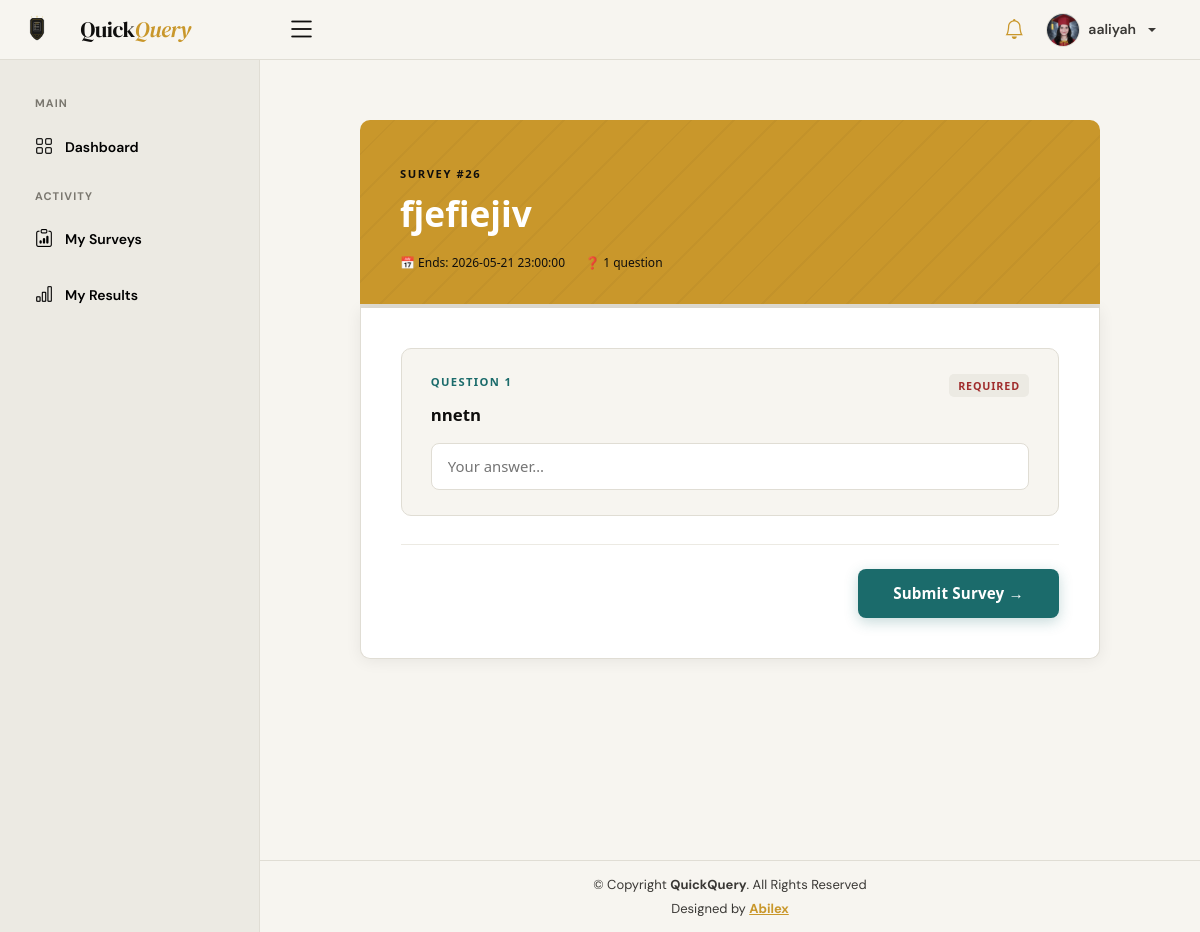
Screenshot of /app/controllers/responseController.php?id=26 (signed in) with the database file from the repository.
### tables this page shows
CREATE TABLE `surveys` (
  `id` int(11) NOT NULL,
  `user_id` int(11) NOT NULL,
  `title` varchar(255) NOT NULL,
  `description` text NOT NULL,
  `status` enum('pending','published','closed') NOT NULL,
  `created_at` timestamp NOT NULL DEFAULT current_timestamp(),
  `category_id` int(11) DEFAULT NULL,
  `start_date` datetime DEFAULT NULL,
  `end_date` datetime DEFAULT NULL
);

CREATE TABLE `questions` (
  `id` int(11) NOT NULL,
  `survey_id` int(11) NOT NULL,
  `question_text` text NOT NULL,
  `type` enum('text','textarea','radio','checkbox','scale') DEFAULT NULL,
  `question_type` varchar(50) NOT NULL DEFAULT 'text',
  `options` text DEFAULT NULL,
  `is_required` tinyint(1) NOT NULL DEFAULT 1
);

### app/controllers/responseController.php (the view, shortened to what this page needs)
<?php
include(__DIR__ . '/../../public/user/includes/header.php');
include(__DIR__ . '/../../public/user/includes/topbar.php');
include(__DIR__ . '/../../public/user/includes/sidebar.php');
include(__DIR__ . '/userNotificationController.php');
$survey_id = isset($_GET['id']) ? (int)$_GET['id'] : 0;
$user_id   = $_SESSION['authUser']['user_id'] ?? 0;
$stmt = $conn->prepare(
  "SELECT * FROM surveys WHERE id = ? AND status = 'published' LIMIT 1"
);
$stmt->bind_param('i', $survey_id);
$stmt->execute();
$survey = $stmt->get_result()->fetch_assoc();
$already_submitted = false;
if (!empty($survey) && $user_id) {
  $stmt = $conn->prepare(
    "SELECT id FROM responses WHERE survey_id = ? AND user_id = ? LIMIT 1"
  );
  $stmt->bind_param('ii', $survey_id, $user_id);
  $stmt->execute();
  $already_submitted = (bool)$stmt->get_result()->fetch_assoc();
}
$questions = [];
if (!empty($survey) && !$already_submitted) {
  $stmt = $conn->prepare(
    "SELECT * FROM questions WHERE survey_id = ? ORDER BY id ASC"
  );
  $stmt->bind_param('i', $survey_id);
  $stmt->execute();
  $questions = $stmt->get_result()->fetch_all(MYSQLI_ASSOC);
}
$success      = false;
$form_errors  = [];
?>
<div class="main-wrapper">
  <div class="sv-wrap">
    <?php if (!empty($error_page)): ?>
      <div class="sv-hero sv-hero-solo">
        <div class="sv-state">
          <div class="sv-state-icon error">
            <?= icon_warn('#a02c2c') ?>
          </div>
          <h2>Survey Not Found</h2>
          <p>This survey doesn't exist or isn't open for responses.</p>
          <a href="mysurvey.php" class="sv-btn-outline">← Browse Surveys</a>
        </div>
      </div>
    <?php else: ?>
      <div class="sv-hero">
        <div class="sv-hero-tag">Survey #<?= $survey_id ?></div>
        <h1><?= htmlspecialchars($survey['title']) ?></h1>
        <div class="sv-hero-meta">
          <span>📅 Ends: <?= htmlspecialchars($survey['end_date']) ?></span>
          <span>❓ <?= count($questions) ?> question<?= count($questions) !== 1 ? 's' : '' ?></span>
        </div>
      </div>
      <div class="sv-progress-bar">
      </div>
      <div class="sv-form-card">
        <?php if ($success): ?>
          <div class="sv-state">
            <div class="sv-state-icon success">
              <?= icon_check('#1b6b6b') ?>
            </div>
            <h2>Thank You!</h2>
            <p>Your response has been recorded successfully.</p>
          </div>
        <?php else: ?>
          <form method="POST" id="sv-form" novalidate>
            <?php foreach ($questions as $idx => $q):
              $qid      = $q['id'];
              $type     = $q['type'] ?? $q['question_type'];
              $has_err = isset($form_errors[$qid]);
              $prev    = $_POST['answer'][$qid] ?? null;
            ?>
              <div class="sv-question <?= $has_err ? 'has-error' : '' ?>" id="q-<?= $qid ?>">
                <div class="sv-q-header">
                  <div class="sv-q-num">Question <?= $idx + 1 ?></div>
                  <span class="sv-badge <?= $q['is_required'] ? 'required' : 'optional' ?>">
                    <?= $q['is_required'] ? 'Required' : 'Optional' ?>
                  </span>
                </div>
                <p class="sv-q-label"><?= htmlspecialchars($q['question_text']) ?></p>
                <?php if ($type === 'text'): ?>
                  <input
                    type="text"
                    class="sv-input"
                    name="answer[<?= $qid ?>]"
                    value="<?= htmlspecialchars($prev ?? '') ?>"
                    placeholder="Your answer…">
                <?php endif; ?>
              </div>
            <?php endforeach; ?>
            <div class="sv-divider"></div>
            <div class="sv-submit-row">
              <button type="submit" class="sv-btn-submit">
                Submit Survey →
              </button>
            </div>
          </form>
        <?php endif; ?>
      </div>
    <?php endif; ?>
  </div>
</div>
<?php include(__DIR__ . '/../../public/user/includes/footer.php'); ?>

### public/user/includes/header.php (style rules this page uses)
:root { --ink: #0f0e0d; --ink-2: #3a3835; --ink-3: #7a776f; --paper: #f7f5f0; --paper-2: #eceae3; --paper-3: #e0ddd4; --gold: #c9972b; --gold-light: #f5e9cc; --gold-dark: #8a6318; --teal: #1b6b6b; --teal-lt: #d0eaea; --rose: #a02c2c; --rose-lt: #f5dede; --radius: 10px; --shadow: 0 2px 16px rgba(15, 14, 13, 0.07); }
* { box-sizing: border-box; margin: 0; padding: 0; }
body { font-family: 'DM Sans', sans-serif; background: var(--paper); color: var(--ink); padding-top: 60px; }

### app/controllers/responseController.php (style rules this page uses)
:root { --ink: #0f0e0d; --ink-2: #3a3835; --ink-3: #7a776f; --paper: #f7f5f0; --paper-2: #eceae3; --paper-3: #e0ddd4; --gold: #c9972b; --gold-light: #f5e9cc; --gold-dark: #8a6318; --teal: #1b6b6b; --teal-lt: #d0eaea; --rose: #a02c2c; --rose-lt: #f5dede; --radius: 10px; --shadow: 0 2px 16px rgba(15, 14, 13, 0.07); }
.sv-wrap { max-width: 780px; margin: 2.5rem auto 4rem; padding: 0 1.25rem; font-family: var(--font-body, system-ui, sans-serif); color: var(--ink); }
.sv-hero { background: var(--gold); color: #fff; border-radius: var(--radius) var(--radius) 0 0; padding: 2.5rem 2.5rem 2rem; position: relative; overflow: hidden; }
.sv-hero::before { content: ''; position: absolute; inset: 0; background: repeating-linear-gradient(-45deg, transparent, transparent 28px, rgba(5, 0, 0, .03) 28px, rgba(8, 0, 0, .03) 30px); }
.sv-hero-tag { display: inline-block; font-size: .7rem; font-weight: 700; letter-spacing: .14em; text-transform: uppercase; color: var(--ink); margin-bottom: .55rem; position: relative; }
.sv-hero h1 { font-family: var(--font-head, inherit); font-size: clamp(1.5rem, 3.8vw, 2.2rem); font-weight: 600; margin: 0 0 .55rem; line-height: 1.22; position: relative; }
.sv-hero-meta { margin-top: 1.2rem; display: flex; gap: 1.25rem; flex-wrap: wrap; position: relative; }
.sv-hero-meta span { font-size: .75rem; color: var(--ink); display: flex; align-items: center; gap: .35rem; }
.sv-progress-bar { height: 4px; background: var(--paper-3); }
.sv-form-card { background: #fff; border: 1px solid var(--paper-3); border-top: none; border-radius: 0 0 var(--radius) var(--radius); padding: 2.5rem; box-shadow: var(--shadow); }
.sv-question { border: 1.5px solid var(--paper-3); border-radius: var(--radius); padding: 1.6rem 1.8rem; margin-bottom: 1.4rem; background: var(--paper); transition: border-color .2s, box-shadow .2s; position: relative; }
.sv-q-header { display: flex; justify-content: space-between; align-items: flex-start; margin-bottom: .35rem; }
.sv-q-num { font-size: .7rem; font-weight: 700; letter-spacing: .12em; text-transform: uppercase; color: var(--teal); }
.sv-badge { font-size: .67rem; font-weight: 700; letter-spacing: .08em; text-transform: uppercase; padding: .22rem .58rem; border-radius: 5px; }
.sv-badge.required { background: var(--paper-2); color: var(--rose); }
.sv-q-label { font-family: var(--font-head, inherit); font-size: 1.05rem; font-weight: 600; color: var(--ink); margin: 0 0 1rem; line-height: 1.42; }
.sv-input, .sv-textarea { width: 100%; box-sizing: border-box; border: 1.5px solid var(--paper-3); border-radius: 8px; padding: .7rem 1rem; font-family: var(--font-body, inherit); font-size: .93rem; color: var(--ink); background: #fff; outline: none; transition: border-color .2s, box-shadow .2s; }
.sv-divider { height: 1px; background: var(--paper-2); margin: 1.75rem 0 1.5rem; }
.sv-submit-row { display: flex; justify-content: flex-end; align-items: center; gap: .75rem; margin-top: .25rem; }
.sv-btn-submit { font-family: var(--font-body, inherit); font-size: .95rem; font-weight: 700; color: #fff; background: var(--teal); border: none; border-radius: 8px; padding: .82rem 2.2rem; cursor: pointer; display: inline-flex; align-items: center; gap: .55rem; letter-spacing: .01em; transition: background .2s, transform .15s, box-shadow .2s; box-shadow: 0 4px 14px rgba(27, 107, 107, .25); }

### rows the page displays
surveys: title "fjefiejiv", end_date "2026-05-21 23:00:00"
questions: is_required "REQUIRED", question_text "nnetn"

### other values shown
$userName "aaliyah"
$survey_id "26"
count($questions) "1"
